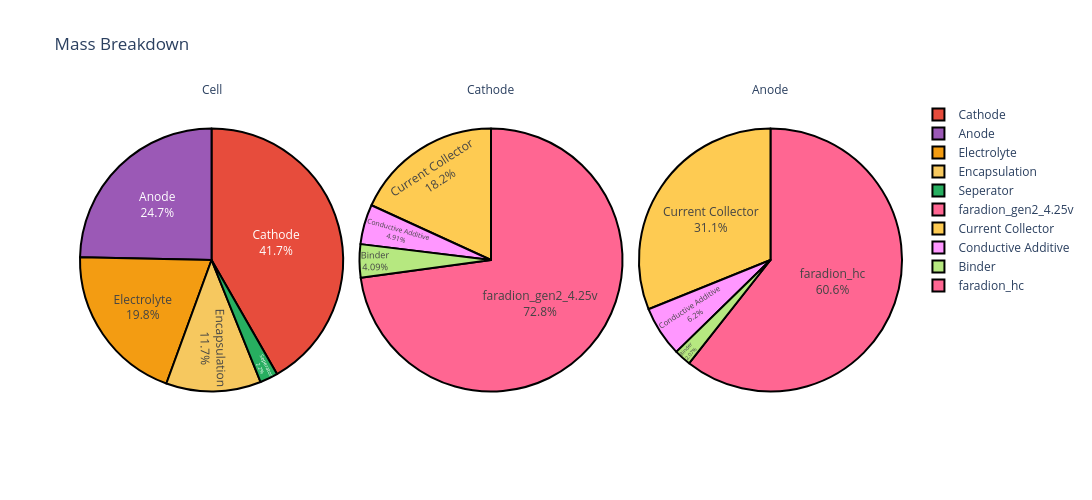

Notebook code cell kept with this figure:
### Code cell
figure = cell.get_mass_breakdown_plot(width=1200, height=500)
figure.show()

### Figure 1 — Plotly figure (JSON) as saved in the notebook; plotly's stock layout.template omitted (floating-point values rounded to 4 significant figures)
{"data": [{"customdata": [["Electrolyte"], ["Encapsulation"], ["Cathode"], ["Anode"], ["Seperator"]], "domain": {"x": [0, 0.32], "y": [0, 1]}, "hovertemplate": "level=Cell<br>component=%{customdata[0]}<br>mass=%{value}<extra></extra>", "labels": ["Electrolyte", "Encapsulation", "Cathode", "Anode", "Seperator"], "legendgroup": "", "marker": {"colors": ["#F39C12", "#F6C85F", "#E74C3C", "#9B59B6", "#27AE60"], "line": {"color": "#000000", "width": 2}}, "name": "", "showlegend": true, "textinfo": "percent+label", "textposition": "inside", "type": "pie", "values": [118.5, 70.0, 250.3, 148.0, 13.22]}, {"customdata": [["faradion_gen2_4.25v"], ["Binder"], ["Conductive Additive"], ["Current Collector"]], "domain": {"x": [0.34, 0.66], "y": [0, 1]}, "hovertemplate": "level=Cathode<br>component=%{customdata[0]}<br>mass=%{value}<extra></extra>", "labels": ["faradion_gen2_4.25v", "Binder", "Conductive Additive", "Current Collector"], "legendgroup": "", "marker": {"colors": ["#FF6692", "#B6E880", "#FF97FF", "#FECB52"], "line": {"color": "#000000", "width": 2}}, "name": "", "showlegend": true, "textinfo": "percent+label", "textposition": "inside", "type": "pie", "values": [182.2, 10.24, 12.28, 45.44]}, {"customdata": [["faradion_hc"], ["Binder"], ["Conductive Additive"], ["Current Collector"]], "domain": {"x": [0.68, 1.0], "y": [0, 1]}, "hovertemplate": "level=Anode<br>component=%{customdata[0]}<br>mass=%{value}<extra></extra>", "labels": ["faradion_hc", "Binder", "Conductive Additive", "Current Collector"], "legendgroup": "", "marker": {"colors": ["#FF6692", "#B6E880", "#FF97FF", "#FECB52"], "line": {"color": "#000000", "width": 2}}, "name": "", "showlegend": true, "textinfo": "percent+label", "textposition": "inside", "type": "pie", "values": [89.81, 3.062, 9.185, 46.08]}], "layout": {"annotations": [{"font": {}, "showarrow": false, "text": "Cell", "x": 0.16, "xanchor": "center", "xref": "paper", "y": 1, "yanchor": "bottom", "yref": "paper"}, {"font": {}, "showarrow": false, "text": "Cathode", "x": 0.5, "xanchor": "center", "xref": "paper", "y": 1, "yanchor": "bottom", "yref": "paper"}, {"font": {}, "showarrow": false, "text": "Anode", "x": 0.84, "xanchor": "center", "xref": "paper", "y": 1, "yanchor": "bottom", "yref": "paper"}], "height": 500, "legend": {"tracegroupgap": 0}, "title": {"text": "Mass Breakdown"}, "width": 1200}}
